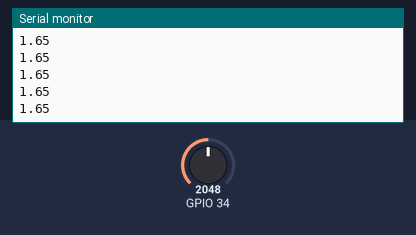
Simulated run of this sketch. Board: ESP32. Shown: the last lines printed to the serial monitor. The test bench sets the inputs (shaded band); at power-on: GPIO 34 = 2048.

Above: at 1.2 s.
1.3 s: GPIO 34 set to 2866
At 2.2 s:
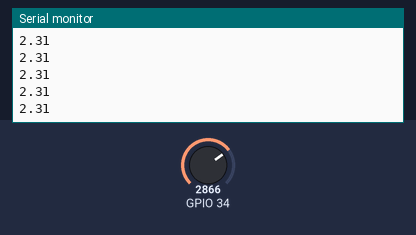
2.8 s: GPIO 34 set to 3603
At 3.6 s:
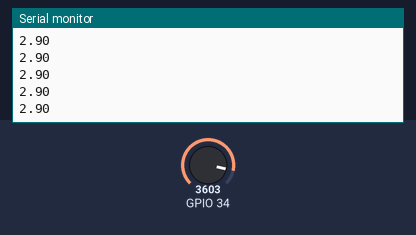
Timing chart, 0 to 5.8 s (numbered marks = the images above; inputs shaded):
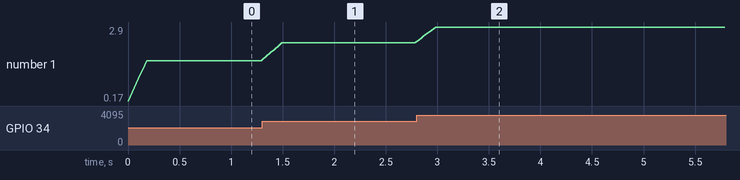

The sketch:

PointerCB.ino
```cpp
//Pointer Style Circular Buffer
#include "driver/adc.h"   // ESP32 low-level ADC driver

#define N 10              // Number of samples stored in circular buffer
#define ADC_CHANNEL ADC1_CHANNEL_6   // LoRa32 board pin 6 = GPIO34

// Circular buffer storage (volatile = may change outside normal flow)
volatile int buffer[N];

// Pointer that always points to the next write location
volatile int *writePtr = buffer;

void setup() {
  Serial.begin(115200);   // Start serial output for debugging

  // Configure ADC resolution (12-bit → values 0–4095)
  adc1_config_width(ADC_WIDTH_BIT_12);

  // Set ADC channel range (~0–3.3V input range)
  adc1_config_channel_atten(ADC_CHANNEL, ADC_ATTEN_DB_11);

  // Initialize buffer to zero using pointer arithmetic
  int *ptr = (int*)buffer;
  for(int i = 0; i < N; i++) {
    *ptr++ = 0;           // Write 0, then move pointer forward
  }
}

void loop() {

  // Store a new ADC reading at the current write location
  *writePtr = adc1_get_raw(ADC_CHANNEL);

  // Move pointer to next buffer position
  writePtr++;

  // If pointer reaches end of buffer, wrap back to start
  if (writePtr == buffer + N) {
    writePtr = buffer;
  }

  // Calculate moving average of all samples
  long sum = 0;
  int *ptr = (int*)buffer;   // Pointer used to walk through buffer

  // Add all buffer values together
  for(int i = 0; i < N; i++) {
    sum += *ptr++;            // Read value and advance pointer
  }

  // Compute average value
  float avg = sum / (float)N;

  // Convert ADC average to voltage (0–3.3V range)
  float voltage = avg * (3.3 / 4095.0);

  // Print filtered voltage reading
  Serial.println(voltage);

  // Wait before taking next sample
  delay(20);
}
```

Measured:
- after the input at 1.3 s, the serial monitor: prints a new line at once (image 1)
- after the input at 2.8 s, the serial monitor: prints a new line at once (image 2)
- plotted number 1: 1.65 → 2.31 after the input at 1.3 s, 2.31 → 2.9 after the input at 2.8 s
